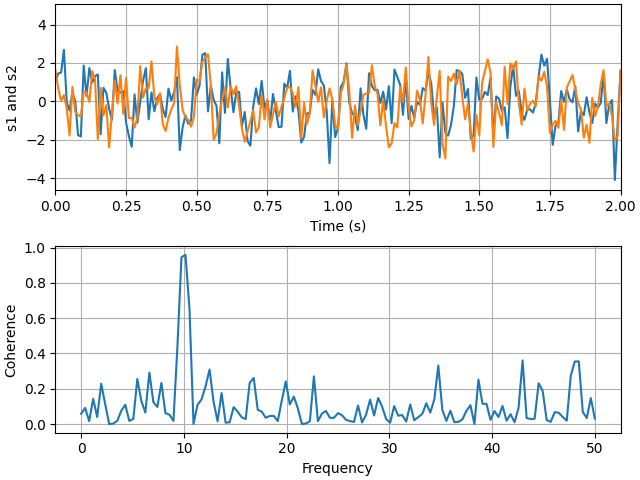

Source code (Python):
# 引入所需库
import matplotlib.pyplot as plt
import numpy as np
import matplotlib
matplotlib.use('TkAgg')

# 设置随机数种子
np.random.seed(19680801)

dt = 0.01
t = np.arange(0, 30, dt)
# 生成两个随机数列nse1和nse2，作为噪声
nse1 = np.random.randn(len(t))
nse2 = np.random.randn(len(t))

# 定义两个正弦波s1和s2
s1 = np.sin(2 * np.pi * 10 * t) + nse1
s2 = np.sin(2 * np.pi * 10 * t) + nse2

# 创建一个2x1的子图，并设置布局为 constrained
fig, axs = plt.subplots(2, 1, layout='constrained')

# 在第一个子图中绘制s1和s2
axs[0].plot(t, s1, t, s2)
axs[0].set_xlim(0, 2)
axs[0].set_xlabel('Time (s)')
axs[0].set_ylabel('s1 and s2')
axs[0].grid(True)

# 在第二个子图中绘制s1和s2的相干性
cxy, f = axs[1].cohere(s1, s2, 256, 1. / dt)
axs[1].set_ylabel('Coherence')

plt.show()
